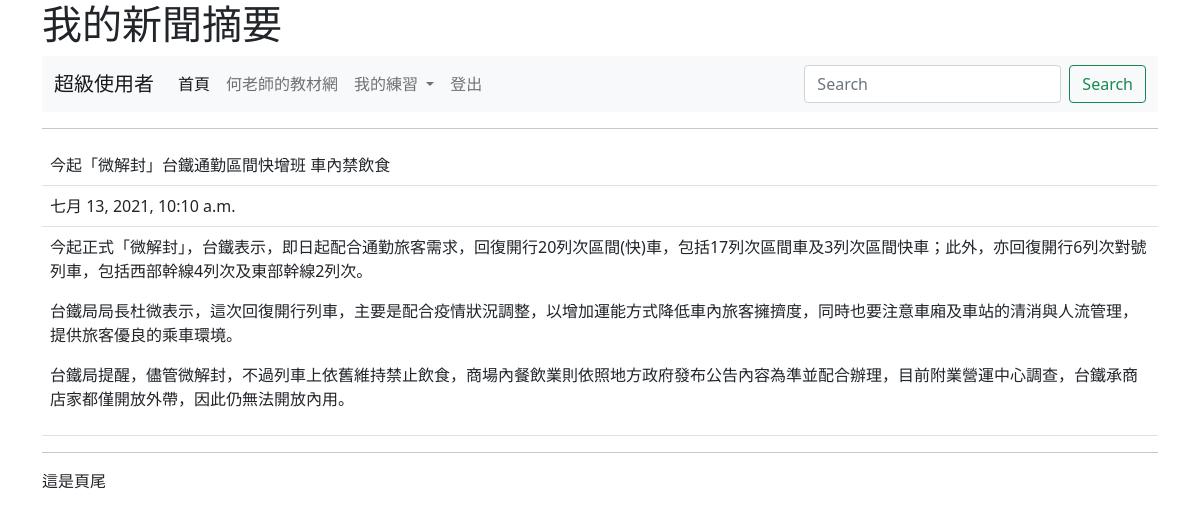
The app's page /show/3/ (signed in) with its own data.
### mysite/models.py (models this page shows, shortened)
class Post(models.Model):
	title = models.CharField(max_length=200)
	content = models.TextField()
	pub_date = models.DateTimeField(default=timezone.now)
	class Meta:
		ordering = ('-pub_date',)

### mysite/views.py (the view)
# urls.py: path('show/<int:id>/',views.show),
@login_required(login_url="/admin/login/")
def show(request,id):
	try:
		post = Post.objects.get(id=id)
	except:
		redirect("/news/")
	return render(request, "show.html", locals())

### templates/show.html (shortened to what this page needs)
{% extends "base.html" %}
{% block main %}
	<hr>
	<table class="table table-hover">
		<tr>
			<td>{{post.title}}</a></td>
		</tr>
        <tr>
            <td>
                {{post.pub_date}}
            </td>
        </tr>
        <tr>
            <td>
                {{post.content| linebreaks}}
            </td>
        </tr>
	</table>
{% endblock %}

### templates/menu.html (shortened to what this page needs)
<nav class="navbar navbar-expand-lg navbar-light bg-light">
  <div class="container-fluid">
    <a class="navbar-brand" href="#">
      {% if request.user.is_authenticated %}
        {{ request.user.first_name }}
      {% else %}
        未登入的訪客
      {% endif %}
    </a>
    <div class="collapse navbar-collapse" id="navbarSupportedContent">
      <ul class="navbar-nav me-auto mb-2 mb-lg-0">
        <li class="nav-item">
          <a class="nav-link active" aria-current="page" href="/">首頁</a>
        </li>
        <li class="nav-item">
          <a class="nav-link" href="https://104.es">何老師的教材網</a>
        </li>
        <li class="nav-item dropdown">
          <a class="nav-link dropdown-toggle" href="#" id="navbarDropdown" role="button" data-bs-toggle="dropdown" aria-expanded="false">
            我的練習
          </a>
        </li>
        {% if request.user.is_authenticated %}
        <li class="nav-item">
          <a class="nav-link" href="/logout/" tabindex="-1">登出</a>
        </li>
        {% else %}
        <li class="nav-item">
          <a class="nav-link" href="/admin/login/?next=/" tabindex="-1">登入</a>
        </li>
        {% endif %}
      </ul>
      <form class="d-flex">
        <input class="form-control me-2" type="search" placeholder="Search" aria-label="搜尋">
        <button class="btn btn-outline-success" type="submit">Search</button>
      </form>
    </div>
  </div>
</nav>

### records on screen
Post: title "今起「微解封」台鐵通勤區間快增班 車內禁飲食", pub_date "七月 13, 2021, 10:10 a.m.", content "今起正式「微解封」，台鐵表示，即日起配合通勤旅客需求，回復開行20列次區間(快)車，包括17列次區間車及3列次區間快車；此外，亦回復開行6列次對號列車，包括西部幹線4列次及東部幹線2列次。 台鐵局局長杜微表示，這次回復開行列車，主要是配合疫情狀況調整，以增加運能方式降低車內旅客擁擠度，同時也要注意車廂及車站的清消與人流管理，提供旅客優良的乘車環境。 台鐵局提醒，儘管微解封，不過列車上依舊維持禁止飲食，商場內餐飲業則依照地方政府發布公告內容為準並配合辦理，目前附業營運中心調查，台鐵承商店家都僅開放外帶，因此仍無法開放內用。"

### other values on screen
{{ request.user.first_name }} "超級使用者"
